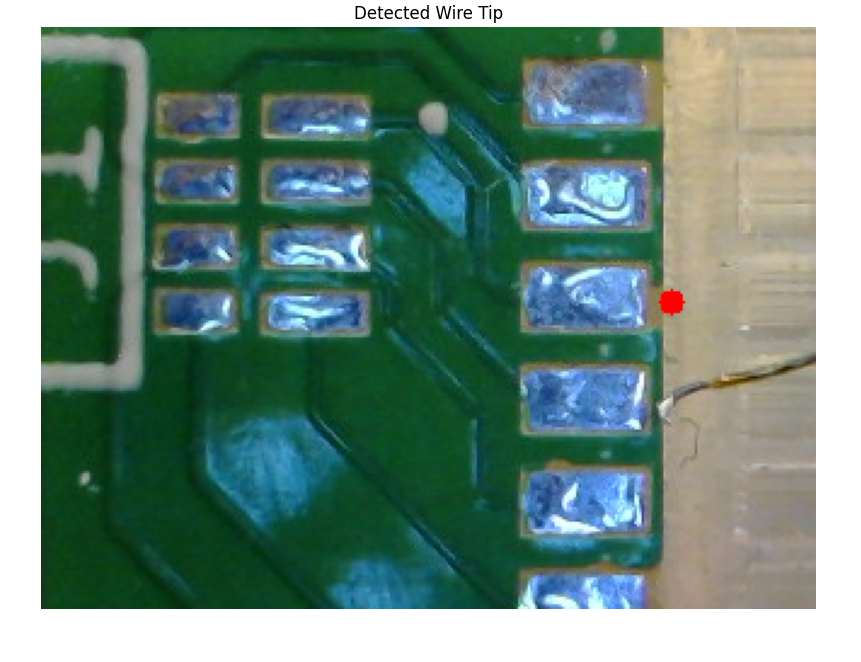
#> input picture image.png, 861 x 662 px; its folder holds only this picture in this run
$ python -i 'oct22(2).py'   (imports and definitions only)
#> lines starting #> are read from the running program, lines starting #| are printed output that depends on the picture; after the words box and inside, x2 and y2 are one past the last pixel; in counts of white or black regions, pixels touching at a corner belong together
#> further down, picture is the input picture: shape (662, 861, 3); mean B, G, R 125.7, 138.3, 108.1
import serial
import threading
import tkinter as tk
from tkinter import messagebox
import cv2
import time

# Global serial variable
ser = None
serial_lock = threading.Lock()
camera_running = False

# Command cooldown time
last_command_time = 0
command_cooldown = 0.5  # seconds

# [59 lines left out: functions connect_to_device, send_command, convert_degrees_to_pulses, move_linear_stage, stop_motor_control, not called in this run]

def detect_pcb(frame):
    """Detect PCB in the given frame using color filtering."""
    hsv = cv2.cvtColor(frame, cv2.COLOR_BGR2HSV)
#> hsv: shape (662, 861, 3); mean H, S, V 52.7, 112.6, 145.6
    lower_green = (35, 100, 100)
    upper_green = (85, 255, 255)
    mask = cv2.inRange(hsv, lower_green, upper_green)
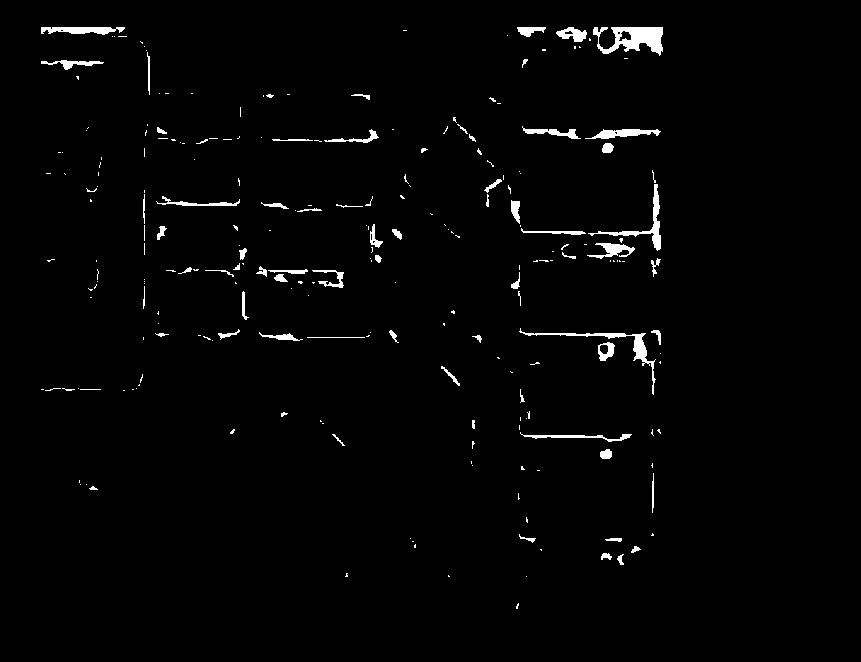
#> mask: shape (662, 861); 1.7% white; 238 white regions (167 under 20 px)
    contours, _ = cv2.findContours(mask, cv2.RETR_EXTERNAL, cv2.CHAIN_APPROX_SIMPLE)
#> contours = 238 contours, 190 with area under 20; largest, box (x1, y1, x2, y2) and area: (593, 27, 663, 56) 1082, (519, 328, 656, 395) 488, (588, 184, 661, 251) 456, (41, 27, 125, 35) 371, (585, 129, 661, 139) 334

    if contours:
        largest_contour = max(contours, key=cv2.contourArea)
#> largest_contour = contour of 118 points, box (x1, y1, x2, y2) (593, 27, 663, 56), area 1082
        x, y, w, h = cv2.boundingRect(largest_contour)
#> x = 593; y = 27; w = 70; h = 29
        return (x + w // 2, y + h // 2), largest_contour  # Return center of the PCB and contour
    return None, None

# [98 lines left out: functions move_motor_based_on_position, launch_gui, open_camera, not called in this run]


# [11 lines not run here, left out]

>>> import cv2
>>> picture = cv2.imread('image.png')
>>> result = detect_pcb(picture)
#> result = 2 items, first 2: (628, 41), contour of 118 points, box (x1, y1, x2, y2) (593, 27, 663, 56), area 1082

$ run again, on October10.png
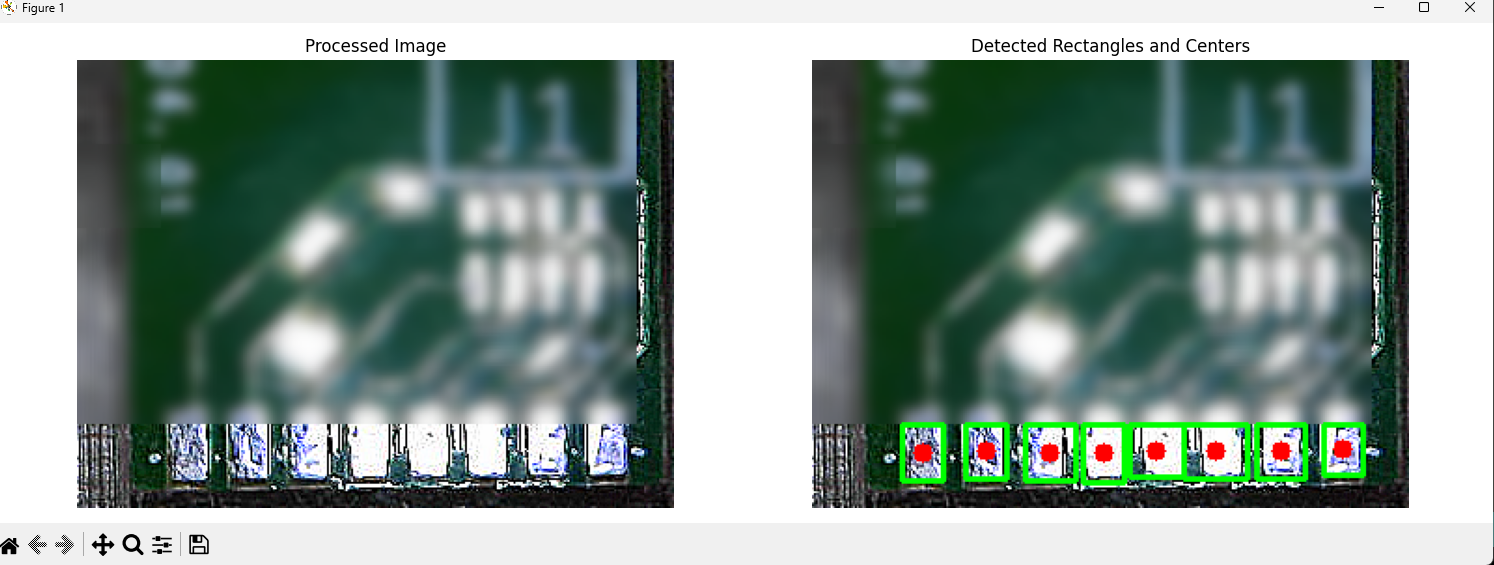
#> input picture October10.png, 1494 x 565 px
#> picture is the input picture: shape (565, 1494, 3); mean B, G, R 147.8, 155.1, 138.4
#> hsv: shape (565, 1494, 3); mean H, S, V 49.8, 61.6, 157.3
#> in detect_pcb, `mask = cv2.inRange(hsv, lower_green, upper_green)`:
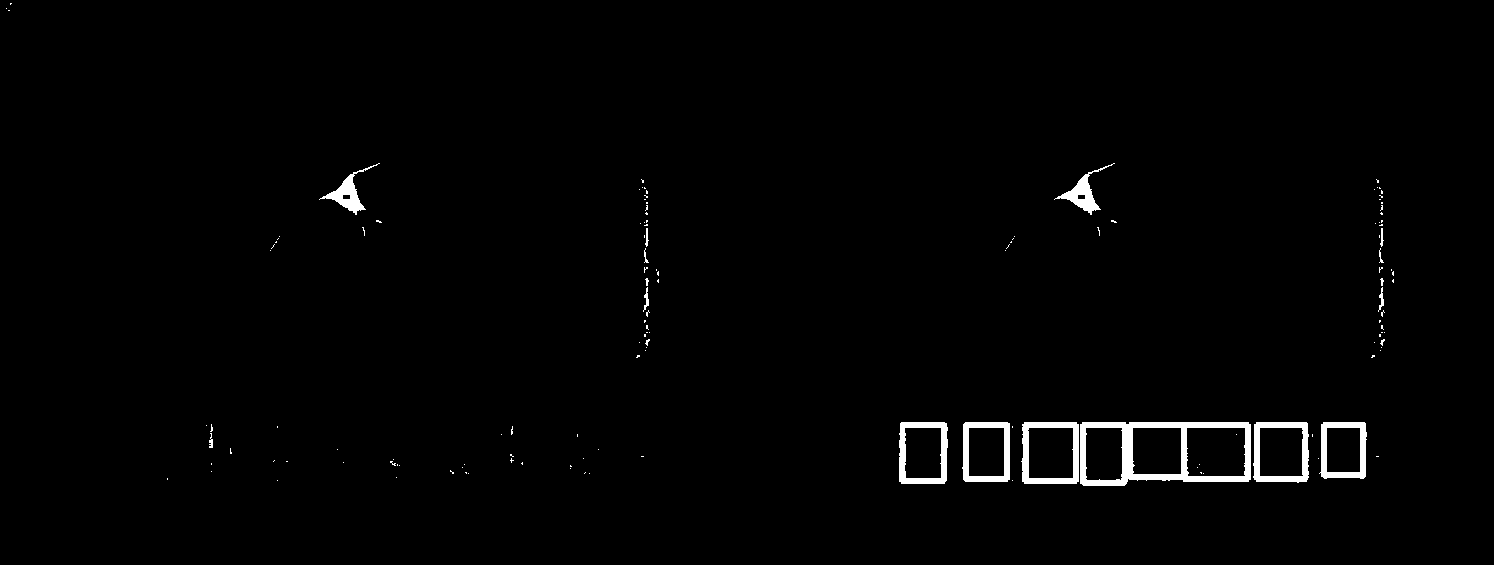
#> mask: shape (565, 1494); 1.4% white; 139 white regions (124 under 20 px)
#> contours = 134 contours, 122 with area under 20; largest, box (x1, y1, x2, y2) and area: (1080, 422, 1251, 486) 10086, (1021, 422, 1079, 484) 3381, (1253, 422, 1309, 483) 3146, (899, 422, 948, 484) 2849, (962, 422, 1010, 482) 2707
#> largest_contour = contour of 45 points, box (x1, y1, x2, y2) (1080, 422, 1251, 486), area 10086
#> x = 1080; y = 422; w = 171; h = 64
#> result = 2 items, first 2: (1165, 454), contour of 45 points, box (x1, y1, x2, y2) (1080, 422, 1251, 486), area 10086

$ run again, on october10_2.png
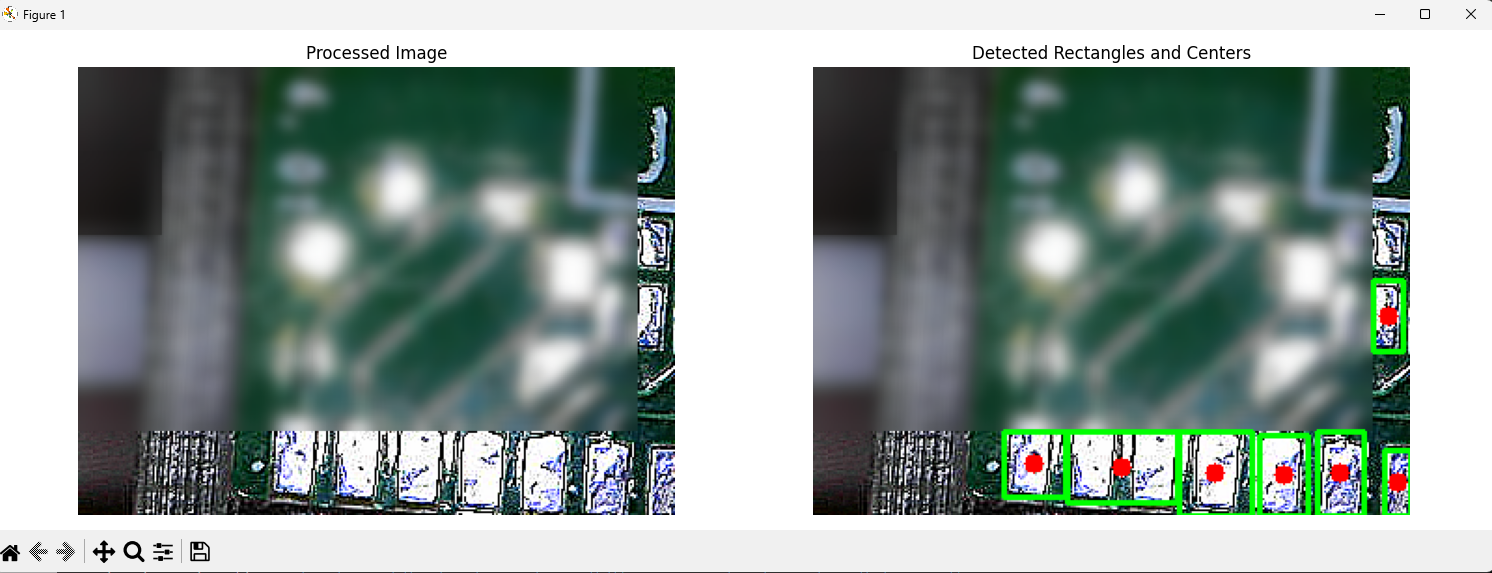
#> input picture october10_2.png, 1492 x 573 px
#> picture is the input picture: shape (573, 1492, 3); mean B, G, R 153.6, 158.1, 145.2
#> hsv: shape (573, 1492, 3); mean H, S, V 51.1, 46.8, 161
#> in detect_pcb, `mask = cv2.inRange(hsv, lower_green, upper_green)`:
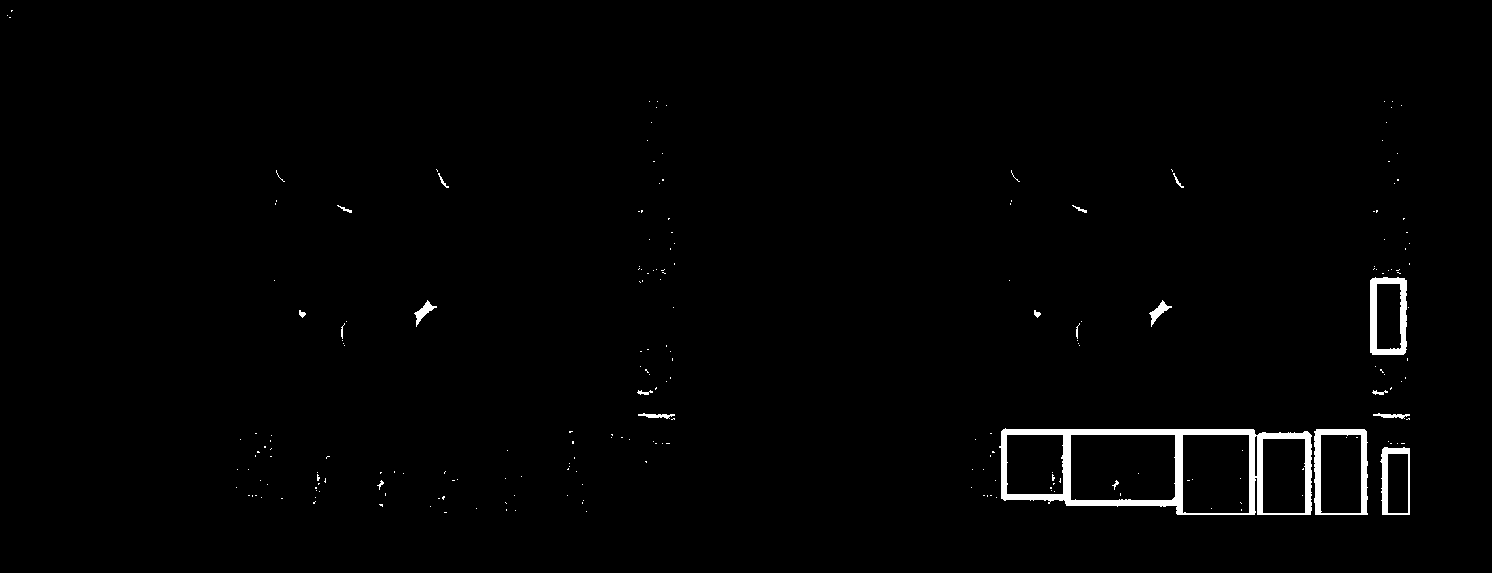
#> mask: shape (573, 1492); 1.3% white; 224 white regions (204 under 20 px)
#> contours = 203 contours, 187 with area under 20; largest, box (x1, y1, x2, y2) and area: (999, 428, 1312, 515) 24052, (1314, 429, 1368, 515) 4386, (1370, 277, 1407, 355) 2700, (1380, 447, 1410, 515) 1800, (1149, 300, 1172, 327) 162
#> largest_contour = contour of 150 points, box (x1, y1, x2, y2) (999, 428, 1312, 515), area 24052
#> x = 999; y = 428; w = 313; h = 87
#> result = 2 items, first 2: (1155, 471), contour of 150 points, box (x1, y1, x2, y2) (999, 428, 1312, 515), area 24052
